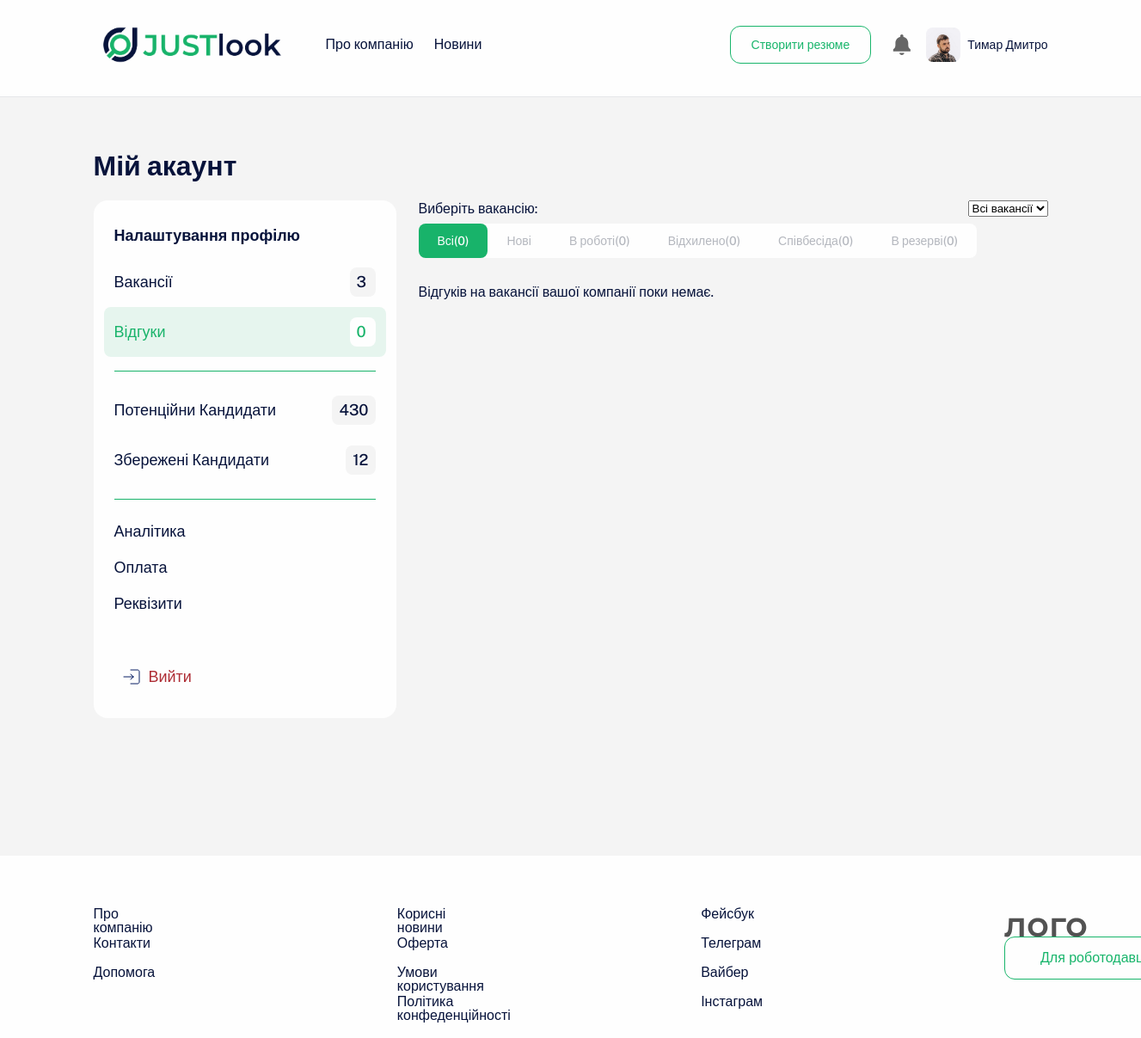
Screenshot of /feedback/employer/feedbacks/ (signed in) with the database file from the repository.
### main/models.py (models this page shows, shortened)
class User(AbstractBaseUser, PermissionsMixin):
    ROLE_CHOICES = [
        ('seeker', 'Пошуковець'),
        ('employer', 'Роботодавець'),
    ]
    email = models.EmailField(unique=True, null=True, blank=True)
    phone = models.CharField(max_length=15, unique=True, null=True, blank=True)
    role = models.CharField(max_length=10, choices=ROLE_CHOICES)
    first_name = models.CharField(max_length=30, null=True, blank=True)
    last_name = models.CharField(max_length=30, null=True, blank=True)
    middle_name = models.CharField(max_length=30, null=True, blank=True)
    avatar = models.ImageField(upload_to='avatars/', null=True, blank=True)
    city = models.ForeignKey('main.City', on_delete=models.CASCADE, verbose_name="Місто")
    birthday = models.DateField(null=True, blank=True)
    date_created = models.DateTimeField(default=timezone.now)
    company = models.ForeignKey(Company, null=True, blank=True, on_delete=models.SET_NULL, related_name='users')
    is_active = models.BooleanField(default=True)
    is_staff = models.BooleanField(default=False)
    is_superuser = models.BooleanField(default=False)
    groups = models.ManyToManyField(Group, related_name='custom_user_set', blank=True)
    user_permissions = models.ManyToManyField(Permission, related_name='custom_user_set', blank=True)
    USERNAME_FIELD = 'email'  # This will be dynamically checked during authentication
    REQUIRED_FIELDS = []
    objects = UserManager()

### feedback/views.py (the view)
# urls.py: path('employer/feedbacks/', employer_feedback_list, name='employer_feedback_list'),
def employer_feedback_list(request):
    if request.user.is_authenticated and request.user.role == 'employer':
        company = request.user.company
        if not company:
            return render(request, 'feedback/personal-3.html', {'feedbacks': [], 'status_counts': {}})
        vacancies = Vacancy.objects.filter(company=company)
        feedbacks = Feedback.objects.filter(vacancy__in=vacancies).order_by('-created_at')
        status_counts = feedbacks.values('status').annotate(count=Count('status')).order_by()
        status_counts_dict = {status['status']: status['count'] for status in status_counts}
        status_counts_dict['all'] = feedbacks.count()
        selected_vacancy_id = request.GET.get('vacancy')
        if selected_vacancy_id and selected_vacancy_id != 'all':
            feedbacks = feedbacks.filter(vacancy_id=selected_vacancy_id)
            status_counts = feedbacks.values('status').annotate(count=Count('status')).order_by()
            status_counts_dict = {status['status']: status['count'] for status in status_counts}
            status_counts_dict['all'] = feedbacks.count()
        selected_status = request.GET.get('status')
        if selected_status and selected_status != 'all':
            feedbacks = feedbacks.filter(status=selected_status)
        if request.headers.get('x-requested-with') == 'XMLHttpRequest':
            csrf_token = get_token(request)
            html = render_to_string('feedback/feedback_list.html', {'feedbacks': feedbacks})
            return JsonResponse({'html': html, 'csrf_token': csrf_token, 'status_counts': status_counts_dict})
        context = {
            'feedbacks': feedbacks,
            'vacancies': vacancies,
            'status_counts': status_counts_dict,
        }
        return render(request, 'feedback/personal-3.html', context)
    else:
        return render(request, 'feedback/personal-3.html', {'feedbacks': [], 'status_counts': {}})

### feedback/templates/feedback/personal-3.html (shortened to what this page needs)
{% extends "main/base.html" %}
{% load static %}
{% block extra_styles %}
    <link href="https://cdn.jsdelivr.net/npm/select2@4.1.0-rc.0/dist/css/select2.min.css" rel="stylesheet" />
    <link rel="stylesheet" type="text/css" href="https://cdn.jsdelivr.net/npm/toastify-js/src/toastify.min.css">
    <link rel="stylesheet" href="https://cdnjs.cloudflare.com/ajax/libs/cropperjs/1.5.12/cropper.min.css">
    <link rel="stylesheet" href="{% static 'main/css/personal.css' %}"/>
{% endblock %}
{% block content %}
    <main>
        <div class="container">
            <div class="personal__inner">
                <div class="title-wrapper-start">
                    <h1 class="title-xl">Мій акаунт</h1>
                </div>
                <div class="personal__content-wrapper">
                    <aside class="personal__content-left">
                        <div class="personal__content-left-wrapper">
                            <p class="aside-subtitle subtitle">Налаштування профілю</p>
                            <nav>
                                <ul class="aside-nav__list">
                                    <li class="aside-nav__list-item text-medium-18">
                                        <a href="{% url 'profile_vacancy_list' %}">Вакансії</a>
                                        <p class="vacancy-info__item-value">3</p>
                                    </li>
                                    <li class="aside-nav__list-item text-medium-18 aside-nav__active">
                                        <a href="{% url 'employer_feedback_list' %}">Відгуки</a>
                                        <p class="vacancy-info__item-value">{{ status_counts.all|default:"0" }}</p>
                                    </li>
                                </ul>
                                <div class="aside-nav__line"></div>
                                <ul class="aside-nav__list">
                                    <li class="aside-nav__list-item text-medium-18">
                                        <a href="#">Потенційни Кандидати</a>
                                        <p class="vacancy-info__item-value">430</p>
                                    </li>
                                    <li class="aside-nav__list-item text-medium-18">
                                        <a href="#">Збережені Кандидати</a>
                                        <p class="vacancy-info__item-value">12</p>
                                    </li>
                                </ul>
                                <div class="aside-nav__line"></div>
                                <ul class="aside-nav__list">
                                    <li class="aside-nav__list-item text-medium-18">
                                        <a href="#">Аналітика</a>
                                    </li>
                                    <li class="aside-nav__list-item text-medium-18">
                                        <a href="#">Оплата</a>
                                    </li>
                                    <li class="aside-nav__list-item text-medium-18">
                                        <a href="#">Реквізити</a>
                                    </li>
                                </ul>
                            </nav>
                            <div class="personal__logout__link-wrapper">
                                <a href="{% url 'logout' %}" class="logout__link text-medium-18">
                                    <img
                                            src="{% static 'main/images/log-in.svg' %}"
                                            alt="search"
                                            class="search__img"
                                    />Вийти</a
                                >
                            </div>
                        </div>
                    </aside>
                    <section class="personal__content-right">
                        <div id = "filter-block">
                            <form id="status-filter-form">
                                <div class="personal__filter-block">
                                        <label for="vacancy-select">Виберіть вакансію:</label>
                                        <select id="vacancy-select" name="vacancy">
                                            <option value="all">Всі вакансії</option>
                                        </select>
                                    </div>
                                <div class="personal__filter-block">
                                    <div class="personal__tab">
                                        <label class="personal3__input-tab" for="radio1">
                                            Всі <span>({{ status_counts.all|default:"0" }})</span>
                                        </label>
                                        <label class="personal3__input-tab" for="radio2">
                                            Нові {% if status_counts.new > 0 %}<span>({{ status_counts.new }})</span>{% endif %}
                                        </label>
                                        <label class="personal3__input-tab" for="radio3">
                                            В роботі <span>({{ status_counts.in_progress|default:"0" }})</span>
                                        </label>
                                        <label class="personal3__input-tab" for="radio4">
                                            Відхилено <span>({{ status_counts.rejected|default:"0" }})</span>
                                        </label>
                                        <label class="personal3__input-tab" for="radio5">
                                            Співбесіда <span>({{ status_counts.interview|default:"0" }})</span>
                                        </label>
                                        <label class="personal3__input-tab" for="radio6">
                                            В резерві <span>({{ status_counts.reserve|default:"0" }})</span>
                                        </label>
                                    </div>
                                </div>
                            </form>
                        </div>
                        {% if feedbacks.exists %}
                            <ul class="candidate__cards" id="feedback-list">
                            {% include 'feedback/feedback_list.html' %}
                            </ul>
                        {% else %}
                            <p>Відгуків на вакансії вашої компанії поки немає.</p>
                        {% endif %}
                    </section>
                </div>
            </div>
        </div>
    </main>
{% endblock %}

### main/templates/main/base.html (shortened to what this page needs)
<!DOCTYPE html>
<html lang="en">
<head>
    {% load static %}
    <link rel="stylesheet" href="{% static 'main/css/reset.css' %}">
    <link rel="stylesheet" href="{% static 'main/css/style.css' %}">
    {% block extra_styles %}
    {% endblock %}
</head>
<body>
<div class="wrapper">
    <header class="header">
        <div class="container">
            <div class="header__inner">
                <div class="header__inner-left">
                    <a class="header__logo" href="{% url 'home' %}"><img src="{% static 'main/images/social/Logo.png' %}" alt="logo" class="logo__img"></a>
                    <nav class="menu">
                        <ul class="menu__list">
                            <li class="menu__list-item"><a href="#" class="menu__link">Про компанію</a></li>
                            <li class="menu__list-item"><a href="#" class="menu__link">Новини</a></li>
                        </ul>
                    </nav>
                </div>
                {% if user.is_authenticated %}
                <div class="header__inner-right">
                    {% if user.role == 'seeker' %}
                    <a href="{% url 'create_resume' %}" >
                    <button class="header__create-btn btn-transparent" href="{% url 'home' %}">Створити резюме</button>
                    </a>
                    <img src="{% static 'main/images/bell.svg' %}" alt="bell" class="header__bell">
                    <a href="{% url 'edit_profile' %}">
                        <div class="header__user-block">
                            <img src="{% if user.avatar %}{{ user.avatar.url }}{% else %}{% static 'main/images/header-img.svg' %}{% endif %}" alt="header__profile-img" class="header__profile-img">
                            <p class="header__user-name">{{ user.first_name }} {{ user.last_name }}</p>
                        </div>
                    </a>
                    {% endif %}
                </div>
                {% endif %}
            </div>
        </div>
    </header>
    {% include 'main/login.html' %}
    {% block content %}
    {% endblock %}
    <footer class="footer">
        <div class="container">
            <div class="footer__inner">
                <ul class="footer__list">
                    <li class="footer__list-item">
                        <a href="#" class="footer__link">Про компанію</a>
                    </li>
                    <li class="footer__list-item">
                        <a href="#" class="footer__link">Контакти</a>
                    </li>
                    <li class="footer__list-item">
                        <a href="#" class="footer__link">Допомога</a>
                    </li>
                </ul>
                <ul class="footer__list">
                    <li class="footer__list-item">
                        <a href="#" class="footer__link">Корисні новини</a>
                    </li>
                    <li class="footer__list-item">
                        <a href="#" class="footer__link">Оферта</a>
                    </li>
                    <li class="footer__list-item">
                        <a href="#" class="footer__link">Умови користування</a>
                    </li>
                    <li class="footer__list-item">
                        <a href="#" class="footer__link">Політика конфеденційності</a>
                    </li>
                </ul>
                <ul class="footer__list">
                    <li class="footer__list-item">
                        <a href="#" class="footer__link">Фейсбук</a>
                    </li>
                    <li class="footer__list-item">
                        <a href="#" class="footer__link">Телеграм</a>
                    </li>
                    <li class="footer__list-item">
                        <a href="#" class="footer__link">Вайбер</a>
                    </li>
                    <li class="footer__list-item">
                        <a href="#" class="footer__link">Інстаграм</a>
                    </li>
                </ul>
                <ul class="footer__list">
                    <li class="footer__list-item">
                        <a href="#" class="footer__link">
                            <img src="../../../images/logo.svg" alt="logo" class="logo__img"
                            /></a>
                    </li>
                    <li class="footer__list-item">
                        <a href="#" class="footer__btn btn-transparent"
                        >Для роботодавця</a
                        >
                    </li>
                </ul>
            </div>
        </div>
    </footer>
</div>
</body>
</html>

### rows the page displays
User: avatar (picture), first_name "Тимар", last_name "Дмитро"

### other values shown
{{ status_counts.all|default:"0" }} "0"
{{ status_counts.in_progress|default:"0" }} "0"
{{ status_counts.rejected|default:"0" }} "0"
{{ status_counts.interview|default:"0" }} "0"
{{ status_counts.reserve|default:"0" }} "0"
